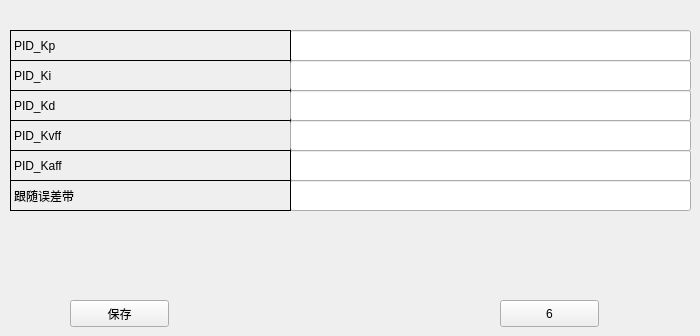
      <widget class="QWidget" name="page_34">
       <widget class="QPushButton" name="pushButton_82">
        <property name="geometry">
         <rect>
          <x>500</x>
          <y>300</y>
          <width>99</width>
          <height>27</height>
         </rect>
        </property>
        <property name="text">
         <string>6</string>
        </property>
       </widget>
       <widget class="QLineEdit" name="lineEdit_215">
        <property name="geometry">
         <rect>
          <x>290</x>
          <y>30</y>
          <width>401</width>
          <height>31</height>
         </rect>
        </property>
       </widget>
       <widget class="QLabel" name="label_270">
        <property name="geometry">
         <rect>
          <x>10</x>
          <y>60</y>
          <width>281</width>
          <height>31</height>
         </rect>
        </property>
        <property name="frameShape">
         <enum>QFrame::Panel</enum>
        </property>
        <property name="text">
         <string>PID_Ki</string>
        </property>
       </widget>
       <widget class="QLabel" name="label_271">
        <property name="geometry">
         <rect>
          <x>10</x>
          <y>90</y>
          <width>281</width>
          <height>31</height>
         </rect>
        </property>
        <property name="frameShape">
         <enum>QFrame::Panel</enum>
        </property>
        <property name="text">
         <string>PID_Kd</string>
        </property>
       </widget>
       <widget class="QLineEdit" name="lineEdit_216">
        <property name="geometry">
         <rect>
          <x>290</x>
          <y>150</y>
          <width>401</width>
          <height>31</height>
         </rect>
        </property>
       </widget>
       <widget class="QLineEdit" name="lineEdit_217">
        <property name="geometry">
         <rect>
          <x>290</x>
          <y>180</y>
          <width>401</width>
          <height>31</height>
         </rect>
        </property>
       </widget>
       <widget class="QLineEdit" name="lineEdit_218">
        <property name="geometry">
         <rect>
          <x>290</x>
          <y>60</y>
          <width>401</width>
          <height>31</height>
         </rect>
        </property>
       </widget>
       <widget class="QLabel" name="label_272">
        <property name="geometry">
         <rect>
          <x>10</x>
          <y>120</y>
          <width>281</width>
          <height>31</height>
         </rect>
        </property>
        <property name="frameShape">
         <enum>QFrame::Panel</enum>
        </property>
        <property name="text">
         <string>PID_Kvff</string>
        </property>
       </widget>
       <widget class="QLabel" name="label_273">
        <property name="geometry">
         <rect>
          <x>10</x>
          <y>150</y>
          <width>281</width>
          <height>31</height>
         </rect>
        </property>
        <property name="frameShape">
         <enum>QFrame::Panel</enum>
        </property>
        <property name="text">
         <string>PID_Kaff</string>
        </property>
       </widget>
       <widget class="QLineEdit" name="lineEdit_219">
        <property name="geometry">
         <rect>
          <x>290</x>
          <y>90</y>
          <width>401</width>
          <height>31</height>
         </rect>
        </property>
       </widget>
       <widget class="QLineEdit" name="lineEdit_220">
        <property name="geometry">
         <rect>
          <x>290</x>
          <y>120</y>
          <width>401</width>
          <height>31</height>
         </rect>
        </property>
       </widget>
       <widget class="QLabel" name="label_274">
        <property name="geometry">
         <rect>
          <x>10</x>
          <y>180</y>
          <width>281</width>
          <height>31</height>
         </rect>
        </property>
        <property name="frameShape">
         <enum>QFrame::Panel</enum>
        </property>
        <property name="text">
         <string>跟随误差带</string>
        </property>
       </widget>
       <widget class="QPushButton" name="pushButton_83">
        <property name="geometry">
         <rect>
          <x>70</x>
          <y>300</y>
          <width>99</width>
          <height>27</height>
         </rect>
        </property>
        <property name="text">
         <string>保存</string>
        </property>
       </widget>
       <widget class="QLabel" name="label_275">
        <property name="geometry">
         <rect>
          <x>10</x>
          <y>30</y>
          <width>281</width>
          <height>31</height>
         </rect>
        </property>
        <property name="frameShape">
         <enum>QFrame::Panel</enum>
        </property>
        <property name="text">
         <string>PID_Kp</string>
        </property>
       </widget>
      </widget>
